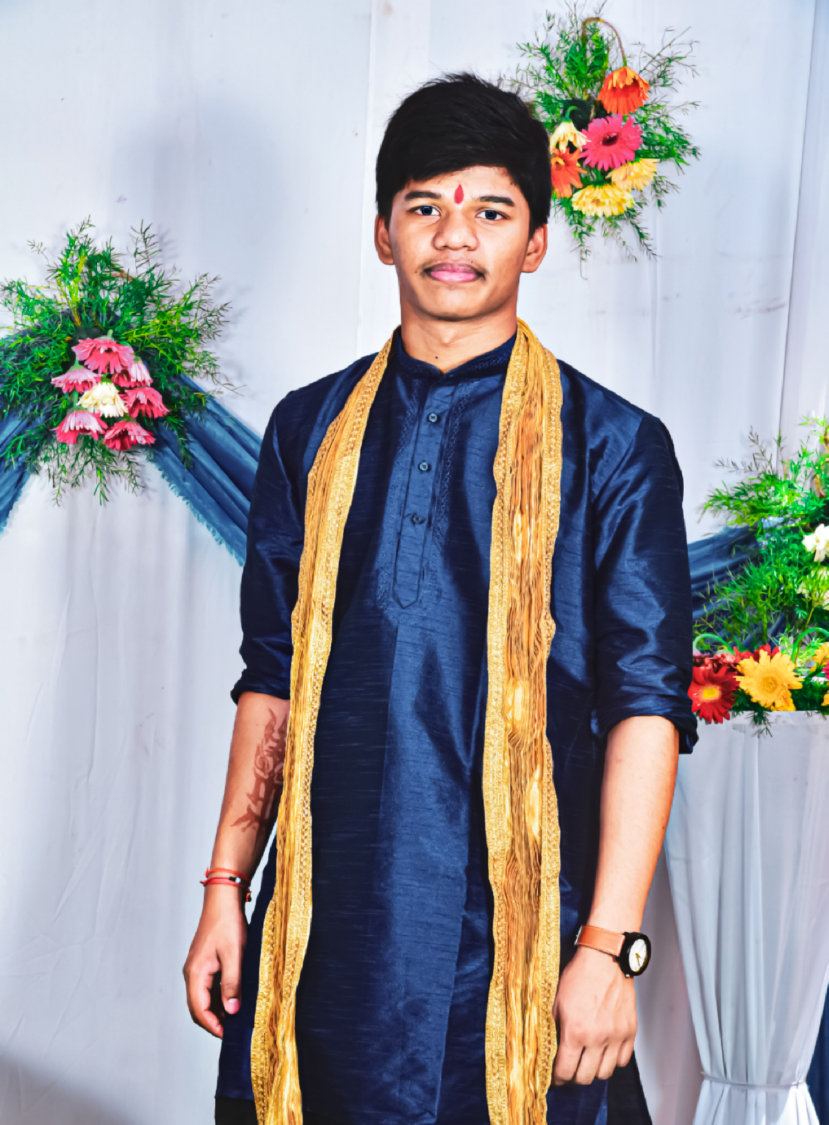
#> input picture pic.jpg, 2485 x 3374 px (shown at 1/3 size)
$ python image_to_pencil_sketch.py
#> lines starting #> are read from the running program, lines starting #| are printed output that depends on the picture
import cv2
image=cv2.imread("pic.jpg")
#> image is the input picture: shape (3374, 2485, 3); mean B, G, R 156.7, 152.7, 152.8
gray_image= cv2.cvtColor(image,cv2.COLOR_BGR2GRAY)
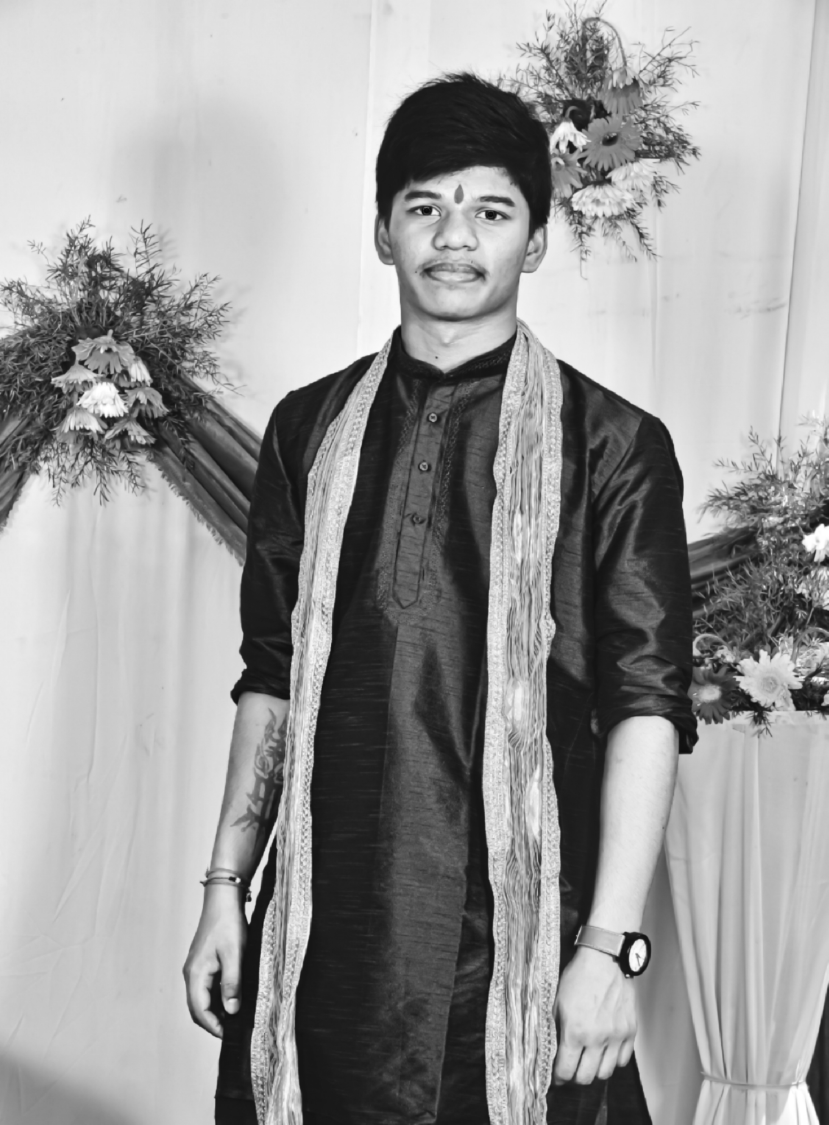
#> gray_image: shape (3374, 2485) (shown at 1/3 size); min 4, max 255, mean 153.2
gray_image=cv2.resize(gray_image,(480,640))
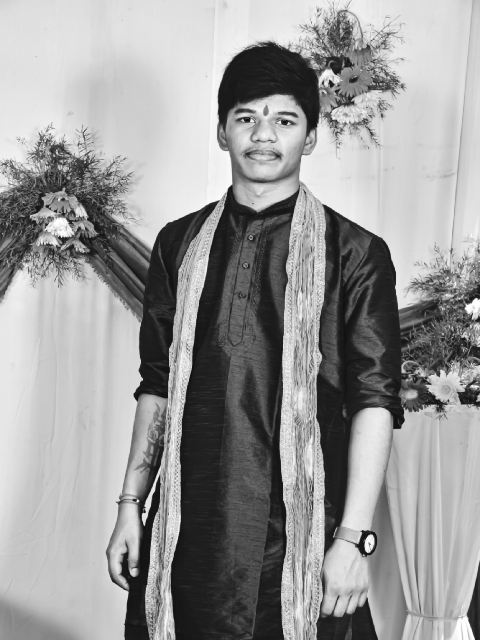
#> gray_image: shape (640, 480); min 7, max 255, mean 153.2
gray_color_inv=255-gray_image
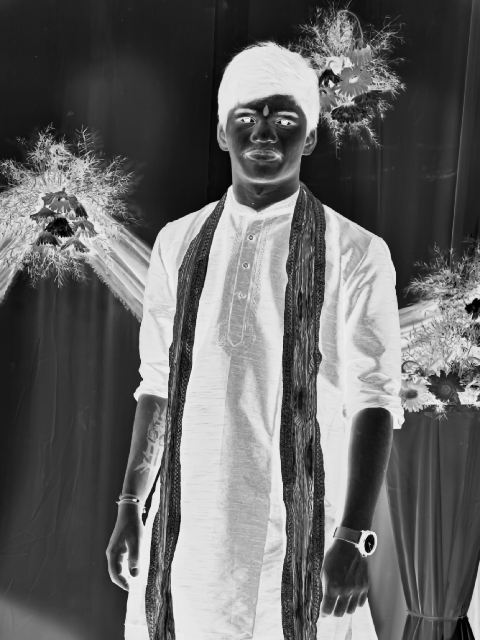
#> gray_color_inv: shape (640, 480); min 0, max 248, mean 101.8
gray_color_inv=cv2.GaussianBlur(gray_color_inv,(21,21),0)
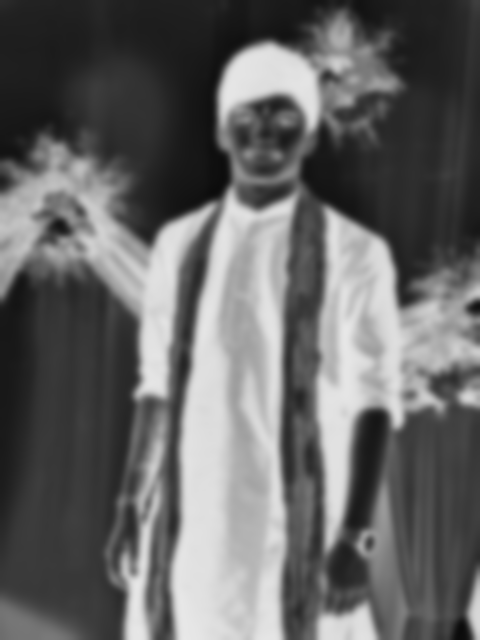
#> gray_color_inv: shape (640, 480); min 11, max 232, mean 101.8
output=cv2.divide(gray_image,255-gray_color_inv,scale=256.0)
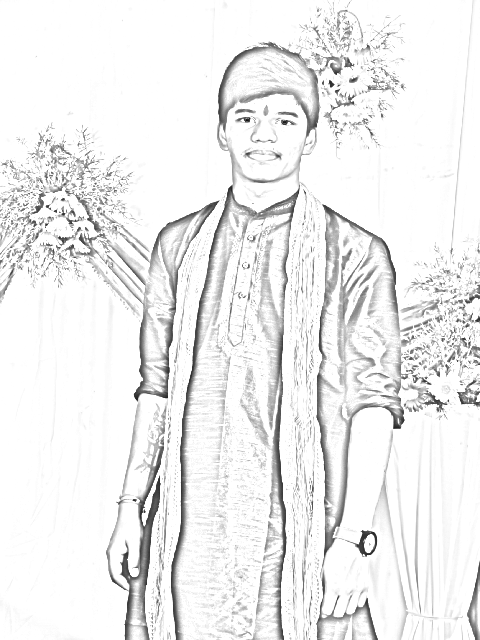
#> output: shape (640, 480); min 14, max 255, mean 238.1
gray_image=cv2.Canny(gray_image,89,158,edges=7)
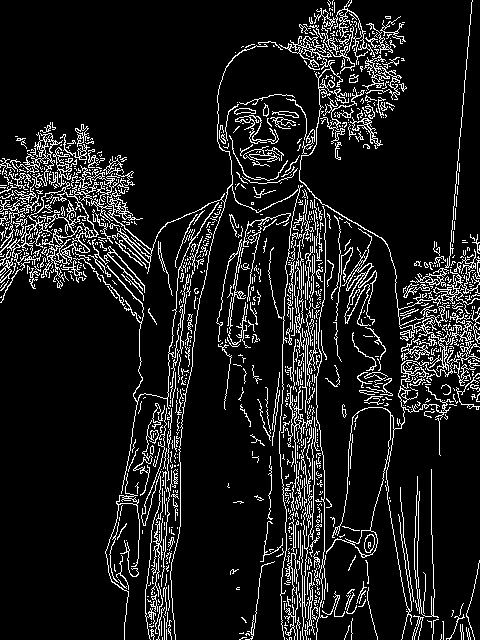
#> gray_image: shape (640, 480); 10.8% white in thin lines or dots

#cv2.imshow("image",gray_image)
#cv2.imshow("inverted",gray_color_inv)
cv2.imshow("pencil",output)
#cv2.imwrite('pic_converted.jpg',output)
print("saved")
cv2.waitKey(0)
cv2.destroyAllWindows()
